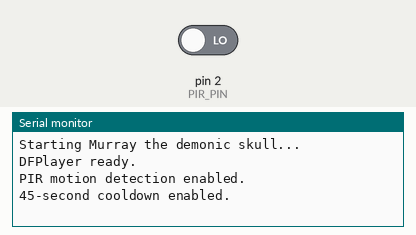
A sketch run on a simulated Arduino Uno, built with avr-gcc and run on an emulated ATmega328P. Shown: the last lines printed to the serial monitor. The inputs (shaded band) are chosen by the test bench; at power-on: pin 2 (PIR_PIN) LOW. Random numbers use the default seed unless the sketch sets one; the audio player accepts every command and is not drawn.

Above: at 3.7 s.
3.8 s: pin 2 (PIR_PIN) driven HIGH
At 5.0 s:
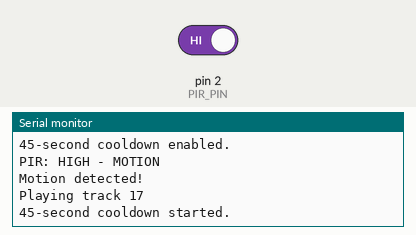
5.3 s: pin 2 (PIR_PIN) driven LOW
At 6.5 s:
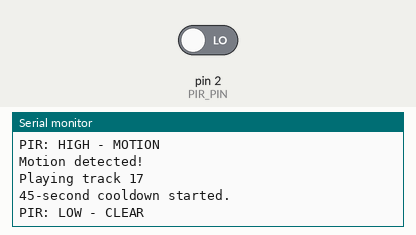
6.8 s: pin 2 (PIR_PIN) driven HIGH
At 8.1 s:
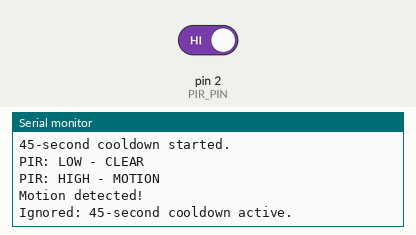

Measured:
- after the input at 3.8 s, the serial monitor: prints a new line at once (image 1)
- after the input at 5.3 s, the serial monitor: prints a new line at once (image 2)
- after the input at 6.8 s, the serial monitor: prints a new line at once (image 3)

The sketch:

MurrayCode.ino
```cpp
#include <SoftwareSerial.h>
#include <DFRobotDFPlayerMini.h>

// DFPlayer serial communication
// Arduino RX = D10, Arduino TX = D11
SoftwareSerial playerSerial(10, 11);
DFRobotDFPlayerMini player;

// Pin assignments
const int PIR_PIN = 2;

// Audio settings
const int VOLUME = 25;
const int TOTAL_TRACKS = 44;

// 45-second cooldown
const unsigned long COOLDOWN_MS = 45000;

// State variables
bool cooldownActive = false;
bool lastMotionState = false;

unsigned long cooldownStart = 0;

void playRandomTrack() {
  int track = random(1, TOTAL_TRACKS + 1);

  Serial.print("Playing track ");
  Serial.println(track);

  player.playMp3Folder(track);

  // Start cooldown immediately
  cooldownActive = true;
  cooldownStart = millis();

  Serial.println("45-second cooldown started.");
}

void setup() {
  Serial.begin(9600);
  playerSerial.begin(9600);

  pinMode(PIR_PIN, INPUT);

  randomSeed(analogRead(A0));

  delay(2000);

  Serial.println("Starting Murray the demonic skull...");

  // Initialize DFPlayer
  if (player.begin(playerSerial, false, true)) {
    Serial.println("DFPlayer ready.");
    player.volume(VOLUME);
  } else {
    Serial.println("DFPlayer initialization failed!");
    while (true) {
      delay(1000);
    }
  }

  Serial.println("PIR motion detection enabled.");
  Serial.println("45-second cooldown enabled.");
}

void loop() {
  bool motionDetected = digitalRead(PIR_PIN) == HIGH;

  // PIR debugging
  if (motionDetected != lastMotionState) {
    Serial.print("PIR: ");
    Serial.println(motionDetected ? "HIGH - MOTION" : "LOW - CLEAR");
  }

  // Check cooldown
  if (cooldownActive &&
      millis() - cooldownStart >= COOLDOWN_MS) {

    cooldownActive = false;

    Serial.println("Cooldown finished.");
    Serial.println("Murray is ready for another greeting.");
  }

  // Trigger only when motion changes from LOW to HIGH
  if (motionDetected && !lastMotionState) {

    Serial.println("Motion detected!");

    if (cooldownActive) {
      Serial.println("Ignored: 45-second cooldown active.");
    } else {
      playRandomTrack();
    }
  }

  lastMotionState = motionDetected;
}
```
